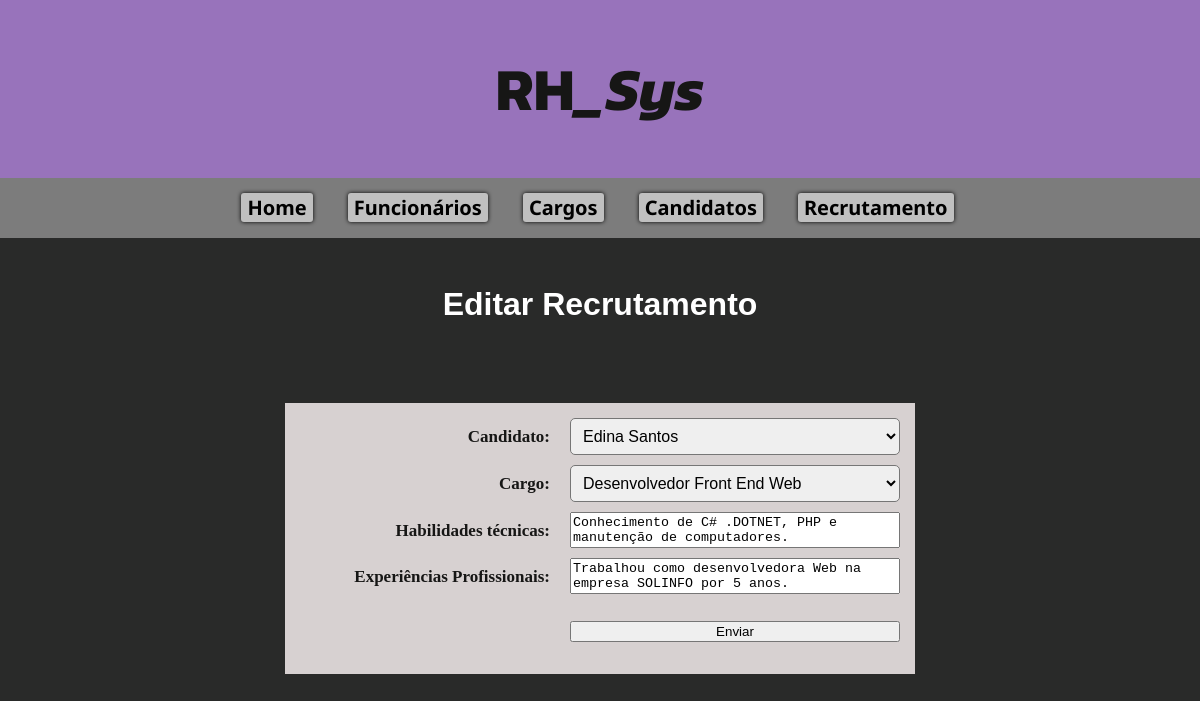
Screenshot of /edit_recrutamento/1 with the database file from the repository.
### rh/models.py (models this page shows, shortened)
class Recrutamento(models.Model):
    nome_candidato = models.CharField(max_length=255)
    cargo = models.CharField(max_length=255)
    habilidades_tecnicas = models.TextField()
    experiencia_profissional = models.TextField()

### rh/views.py (the view)
# urls.py: path('edit_recrutamento/<int:id_recrutamento>',view_rh.editrecrutamento,name='editrecrutamento'),
def editrecrutamento(request, id_recrutamento):
    candidatos_list = []
    cargos_list = []
    recrutamento = Recrutamento.objects.get(pk=id_recrutamento)
    candidatos_list.append(recrutamento.nome_candidato)
    cargos_list.append(recrutamento.cargo)
    candidato = Candidato.objects.all()
    cargo = Cargos.objects.all()
    for candidato in candidato:
        if not (candidato.nome_completo in candidatos_list):
            candidatos_list.append(candidato.nome_completo)
    for cargo in cargo:
        if not (cargo.cargo in cargos_list):
            cargos_list.append(cargo.cargo)
    form = EditarRecrutamento(request.POST, instance=recrutamento)
    context = {
        'title' : 'Editar Recrutamento',
        'recrutamento' : recrutamento,
        'candidato_recrutado' : candidatos_list,
        'cargo_recrutado' : cargos_list
    }
    if form.is_valid():
        form.save()
        return HttpResponseRedirect('/recrutamento')
    else:
        print(form.errors)
    return render(request, 'pages/editar/recrutamento.html', context)

### rh/templates/pages/editar/recrutamento.html (shortened to what this page needs)
{% include "partials/menu.html" %}
<div class="form_container">
    <center>
        <h1>
            {{ title }}
            <br><br>
        </h1>
        <form method="POST">
            <label for="nome_candidato">Candidato:</label>
            <select name="nome_candidato" id="nome_candidato">
                {% for candidato in candidato_recrutado %}
                    <option value="{{ candidato }}">{{ candidato }}</option>
                {% endfor %}
            </select>
            <label for="cargo_escolhido">Cargo:</label>
            <select name="cargo" id="cargo">
                {% for cargo in cargo_recrutado %}
                    <option value="{{ cargo }}"> {{ cargo }} </option>
                {% endfor %}
            </select>
            <label for="habilidades">Habilidades técnicas:</label>
            <textarea type="text" name="habilidades_tecnicas" id="habilidades_tecnicas">{{ recrutamento.habilidades_tecnicas }}</textarea>
            <label for="experiencias_pro">Experiências Profissionais:</label>
            <textarea type="text" name="experiencia_profissional" id="experiencia_profissional">{{ recrutamento.experiencia_profissional }}</textarea>
            <br><br>
            <button id="input_cad_recrutamento" type="submit">Enviar</button>
        </form>
    </center>
</div>
{% include "partials/final.html" %}

### rh/static/css/style.css (style rules this page uses)
body { margin: 0; font-family: 'Arial', sans-serif; color: #161615; background-color: #292a29; line-height: 1.6; }
textarea { resize: none; }
.form_container { margin: 0; padding: 20px; justify-content: center; }
.form_container h1 { color: #fff; }
.form_container form { padding: 15px; display: grid; grid-template-columns: 250px 1fr; gap: 10px 20px; align-items: center; background-color: #d7d1d1; width: 600px; font-family: 'Tahoma'; font-weight: bold; font-size: 17px; }
.form_container label { font-weight: bold; justify-self: end; }
.form_container input, select { width: auto; padding: 8px; font-size: 16px; border-radius: 5px; }

### rows the page displays
Recrutamento: nome_candidato "Edina Santos", cargo "Desenvolvedor Front End Web", habilidades_tecnicas "Conhecimento de C# .DOTNET, PHP e manutenção de computadores.", experiencia_profissional "Trabalhou como desenvolvedora Web na empresa SOLINFO por 5 anos."

### other values shown
{{ title }} "Editar Recrutamento"
